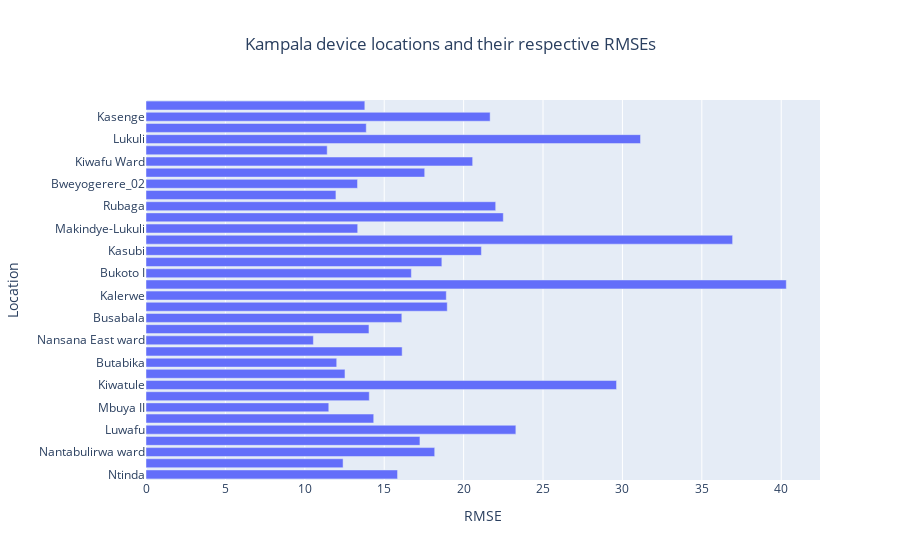

Write notebook code for a chart like this one.
### Code cell
fig = go.Figure(go.Bar(
            x=kla_rmse_list,
            y=site_list,
            orientation='h'))


fig.update_layout(xaxis_title='RMSE', yaxis_title='Location', 
                  title='Kampala device locations and their respective RMSEs',
                  title_x=0.5)

fig.show()

### Figure 1 — Plotly figure (JSON) as saved in the notebook; plotly's stock layout.template omitted (floating-point values rounded to 4 significant figures)
{"data": [{"orientation": "h", "type": "bar", "x": [15.84, 12.41, 18.18, 17.25, 23.29, 14.34, 11.51, 14.06, 29.63, 12.53, 12.01, 16.13, 10.54, 14.04, 16.11, 18.97, 18.91, 40.32, 16.71, 18.63, 21.12, 36.94, 13.33, 22.5, 22.02, 11.96, 13.32, 17.55, 20.57, 11.41, 31.14, 13.87, 21.67, 13.78], "y": ["Ntinda", "Bugolobi", "Nantabulirwa ward", "Mbalwa", "Luwafu", "Banda", "Mbuya II", "Nakasero II", "Kiwatule", "Kyaliwajala", "Butabika", "Nansana West ward", "Nansana East ward", "Busega", "Busabala", "Mutundwe", "Kalerwe", "Makindye Nsambya - US Embassy", "Bukoto I", "Bukasa", "Kasubi", "Naguru II", "Makindye-Lukuli", "Makerere University_01", "Rubaga", "Bweyogerere_01", "Bweyogerere_02", "Civic Centre", "Kiwafu Ward", "Seguku", "Lukuli", "Najera", "Kasenge", "Kisugu"]}], "layout": {"title": {"text": "Kampala device locations and their respective RMSEs", "x": 0.5}, "xaxis": {"title": {"text": "RMSE"}}, "yaxis": {"title": {"text": "Location"}}}}
